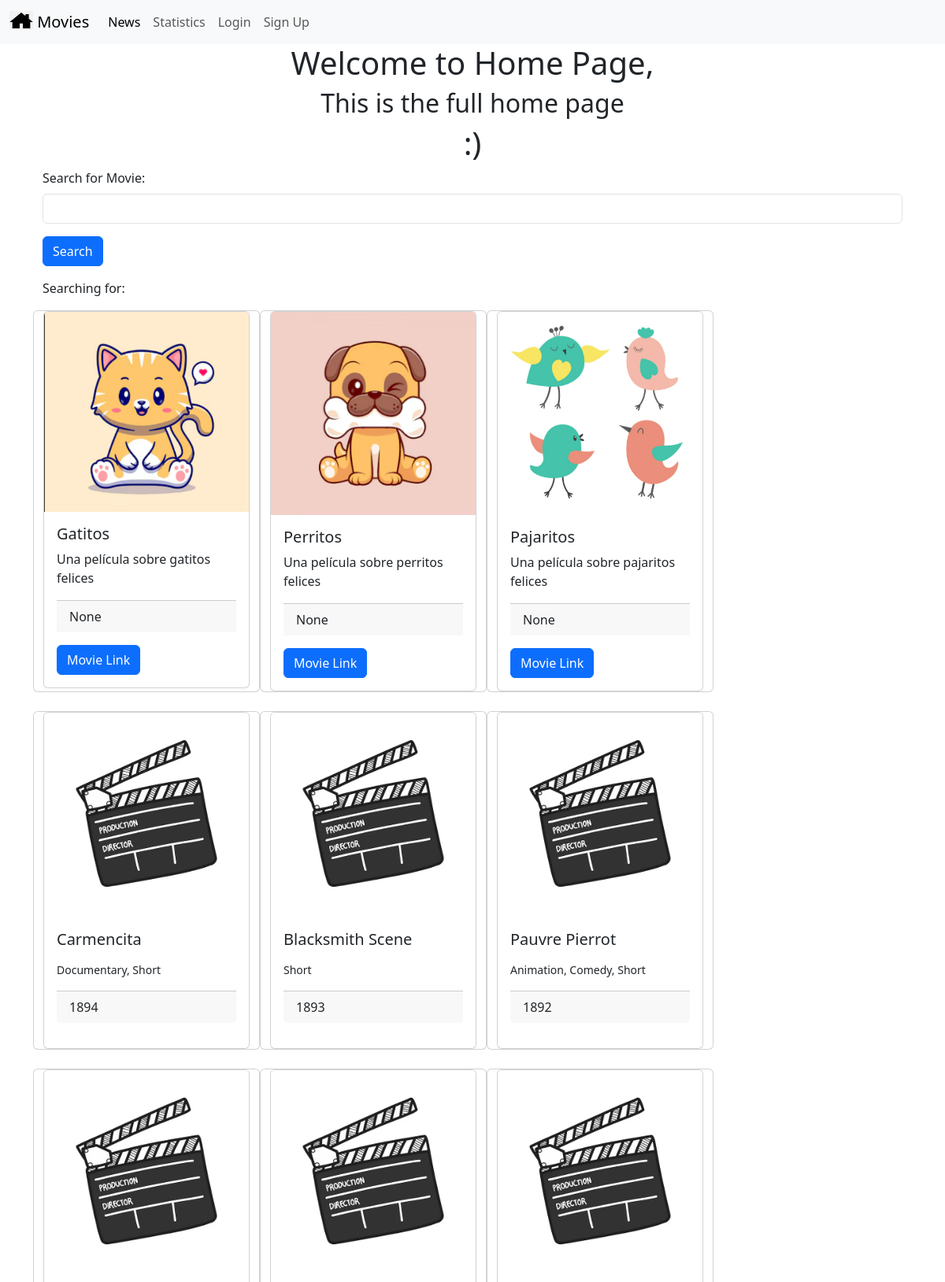
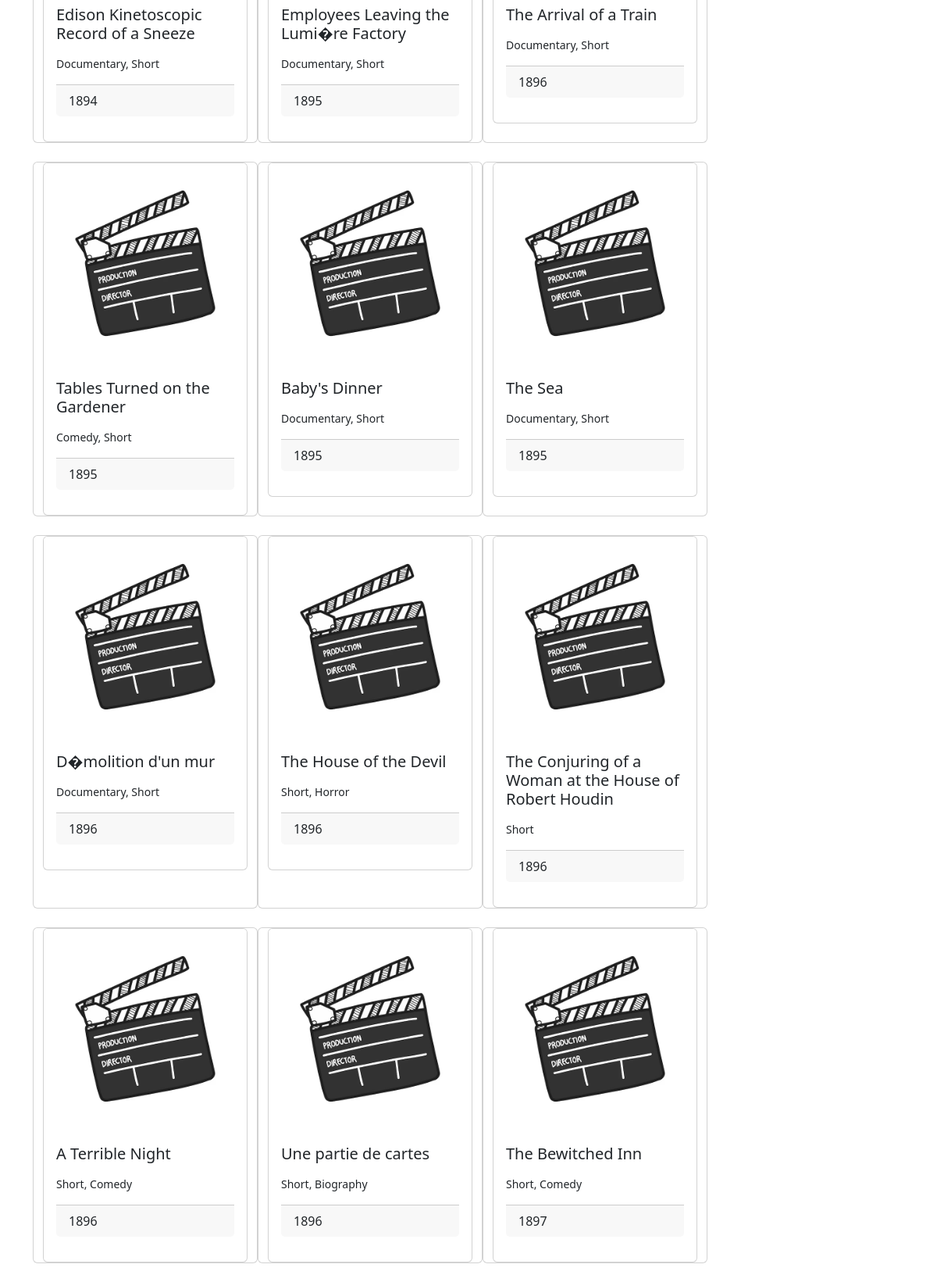
The page / (upper part) on the database its author committed (2 pictures, top to bottom).
### movie/models.py (models this page shows, shortened)
class Movie (models.Model):
    title= models.CharField(max_length=100)
    description= models.CharField(max_length=250)
    image= models.ImageField(upload_to='movie/images/')
    url= models.URLField(blank=True)
    genre= models.CharField(blank=True, max_length=250)
    year= models.IntegerField(blank=True, null=True)

### movie/views.py (the view)
# urls.py: 2. Add a URL to urlpatterns:  path('', views.home, name='home')
def home(request):
   searchTerm= request.GET.get('searchMovie')
   if searchTerm:
    movies= Movie.objects.filter(title__icontains=searchTerm)
   else:
    movies= Movie.objects.all()
   return render(request,'home.html', {'searchterm':searchTerm, 'movies':movies})

### movie/templates/home.html (shortened to what this page needs)
{% extends 'base.html' %}
{% block content %}
<head>
<link href="https://cdn.jsdelivr.net/npm/bootstrap@5.3.3/dist/css/bootstrap.min.css" rel="stylesheet">
</head>
<center><h1>Welcome to Home Page, <font color="#2596be">{{name}}</font></h1></center>
<center><h2>This is the full home page</h2></center>
<center><h1>:)</h1></center>
<div class="container">
    <form action="">
        <div class="mb-3">
            <label for="searchMovie" class="form-label">Search for Movie:</label>
            <input type="text" class="form-control" name="searchMovie"/>
        </div>
        <button type="submit" class="btn btn-primary">Search</button>
    </form>
    <p>Searching for: {{searchTerm}}</p>
   <div class="row row-cols-1 row-cols-md-3 g-4">
        {% for movie in movies %}
        <div class="card" style="width: 18rem;">
            <div class="card">
                <img class="card-img-top" src="{{ movie.image.url }}" , alt="..."/>
                <div class="card-body">
                    <h5 class="card-title">{{ movie.title }}</h5>
                    <p class="card-text">{{ movie.description }}</p>
                    <p class="card-text"><small>{{ movie.genre }}</small></p>
                    <p class="card-footer">{{ movie.year }}</p>
                    {% if movie.url %}
                        <a href="{{ movie.url }}" class="btn btn-primary">Movie Link</a>
                    {% endif %}
                </div>
            </div>
        </div>
        {% endfor %}
    </div>
    <br/>
    <br/>
    <br/>
</div>
{% endblock content %}

### rows shown on the page
Movie: image (picture), title "Gatitos", description "Una película sobre gatitos felices", year "None"
Movie: image (picture), title "Perritos", description "Una película sobre perritos felices", year "None"
Movie: image (picture), title "Pajaritos", description "Una película sobre pajaritos felices", year "None"
Movie: image (picture), title "Carmencita", genre "Documentary, Short", year "1894"
Movie: image (picture), title "Blacksmith Scene", genre "Short", year "1893"
Movie: image (picture), title "Pauvre Pierrot", genre "Animation, Comedy, Short", year "1892"
Movie: image (picture), title "Edison Kinetoscopic Record of a Sneeze", genre "Documentary, Short", year "1894"
Movie: image (picture), title "Employees Leaving the Lumi�re Factory", genre "Documentary, Short", year "1895"
Movie: image (picture), title "The Arrival of a Train", genre "Documentary, Short", year "1896"
Movie: image (picture), title "Tables Turned on the Gardener", genre "Comedy, Short", year "1895"
Movie: image (picture), title "Baby's Dinner", genre "Documentary, Short", year "1895"
Movie: image (picture), title "The Sea", genre "Documentary, Short", year "1895"
Movie: image (picture), title "D�molition d'un mur", genre "Documentary, Short", year "1896"
Movie: image (picture), title "The House of the Devil", genre "Short, Horror", year "1896"
Movie: image (picture), title "The Conjuring of a Woman at the House of Robert Houdin", genre "Short", year "1896"
Movie: image (picture), title "A Terrible Night", genre "Short, Comedy", year "1896"
Movie: image (picture), title "Une partie de cartes", genre "Short, Biography", year "1896"
Movie: image (picture), title "The Bewitched Inn", genre "Short, Comedy", year "1897"
